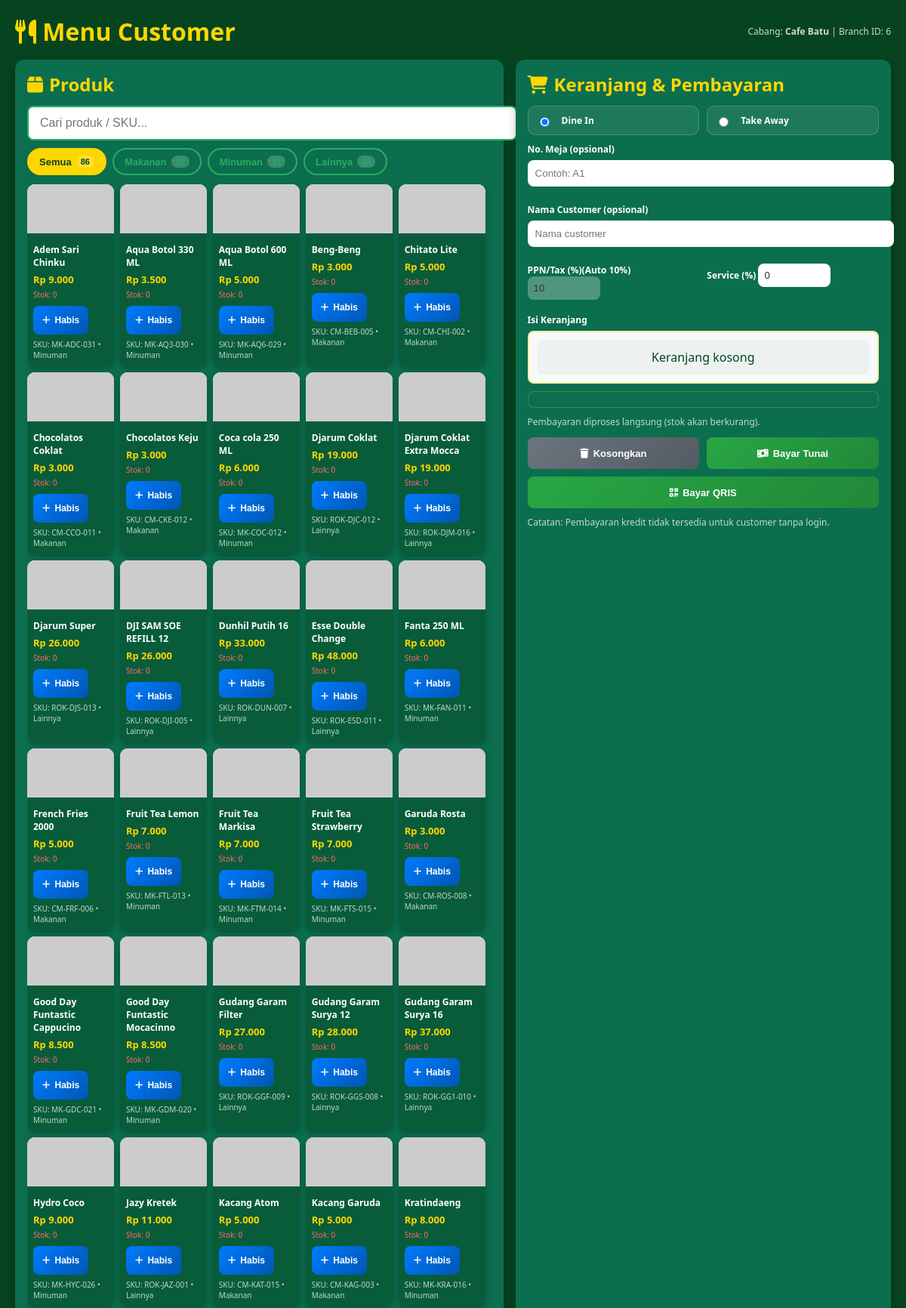
/customer_menu.php?branch_id=6 (upper part), run on the app's committed database.
### tables this page shows
CREATE TABLE `branches` (
  `id` int(11) NOT NULL AUTO_INCREMENT,
  `name` varchar(120) NOT NULL,
  PRIMARY KEY (`id`)
);

CREATE TABLE `products` (
  `id` int(11) NOT NULL AUTO_INCREMENT,
  `branch_id` int(11) DEFAULT NULL,
  `sku` varchar(60) DEFAULT NULL,
  `name` varchar(160) NOT NULL,
  `price` int(11) NOT NULL,
  `hpp` int(11) NOT NULL DEFAULT 0,
  `image` varchar(200) DEFAULT NULL,
  `active` tinyint(1) DEFAULT 1,
  `category` varchar(50) NOT NULL DEFAULT 'other',
  PRIMARY KEY (`id`),
  UNIQUE KEY `sku` (`sku`),
  KEY `fk_products_branch` (`branch_id`),
  CONSTRAINT `fk_products_branch` FOREIGN KEY (`branch_id`) REFERENCES `branches` (`id`) ON DELETE SET NULL ON UPDATE CASCADE
);

### db.php (called while the page is built, shortened)
<?php
function db() {
    static $pdo;
    if ($pdo) return $pdo;
    try {
        $pdo = new PDO(
            "mysql:host=" . DB_HOST . ";dbname=" . DB_NAME . ";charset=utf8mb4",
            DB_USER,
            DB_PASS,
            [
                PDO::ATTR_ERRMODE => PDO::ERRMODE_EXCEPTION,
                PDO::ATTR_DEFAULT_FETCH_MODE => PDO::FETCH_ASSOC,
            ]
        );
    } catch (PDOException $e) {
        die("Database connection failed: " . $e->getMessage());
    }
    return $pdo;
}

### utils.php (called while the page is built, shortened)
<?php
if (!function_exists('e')) {
    function e($string) {
        return htmlspecialchars($string ?? '', ENT_QUOTES, 'UTF-8');
    }
}
if (!function_exists('money')) {
    function money($num) {
        return number_format((int)$num, 0, ',', '.');
    }
}

### customer_menu.php (the view, shortened to what this page needs)
<?php
require_once __DIR__ . '/../src/lib/db.php';
require_once __DIR__ . '/../src/lib/utils.php';
$branch_id = isset($_GET['branch_id']) ? (int)$_GET['branch_id'] : 1;
$sql = 'SELECT p.*, IFNULL(sb.quantity,0) stock
        FROM products p
        LEFT JOIN stock_branch sb
          ON sb.product_id = p.id AND sb.branch_id = ?
        WHERE p.active=1 AND p.branch_id = ?
        ORDER BY p.name ASC';
$st = db()->prepare($sql);
$st->execute([$branch_id, $branch_id]);
$products = $st->fetchAll(PDO::FETCH_ASSOC);
$categoryCount = ['all' => count($products), 'food' => 0, 'drink' => 0, 'other' => 0];
foreach ($products as $p) {
  $cat = $p['category'] ?? 'other';
  $categoryCount[$cat]++;
}
$branchName = db()->prepare('SELECT name FROM branches WHERE id=?');
$branchName->execute([$branch_id]);
$branchName = $branchName->fetchColumn() ?: 'Pusat';
?>
<!DOCTYPE html>
<html lang="id">
<head>
<link rel="stylesheet" href="/pos-web-starter/assets/css/all.min.css">
<link rel="stylesheet" href="/pos-web-starter/assets/css/sweetalert2.min.css">
</head>
<body>
<div class="container">
  <div class="header">
    <h1><i class="fa fa-utensils"></i> Menu Customer</h1>
    <div class="meta">Cabang: <b><?= e($branchName) ?></b> | Branch ID: <?= (int)$branch_id ?></div>
  </div>
  <div class="grid">
    <div class="card">
      <h2><i class="fa fa-box"></i> Produk</h2>
      <input class="search-input" id="searchInput" placeholder="Cari produk / SKU..." autocomplete="off">
      <div class="category-filters">
        <button class="category-btn active" data-category="all" onclick="filterByCategory('all')">Semua <span class="badge"><?= $categoryCount['all'] ?></span></button>
        <button class="category-btn" data-category="food" onclick="filterByCategory('food')">Makanan <span class="badge"><?= $categoryCount['food'] ?></span></button>
        <button class="category-btn" data-category="drink" onclick="filterByCategory('drink')">Minuman <span class="badge"><?= $categoryCount['drink'] ?></span></button>
        <button class="category-btn" data-category="other" onclick="filterByCategory('other')">Lainnya <span class="badge"><?= $categoryCount['other'] ?></span></button>
      </div>
      <div class="product-scroll" style="margin-top:12px;">
        <div class="product-grid" id="productGrid">
          <?php foreach($products as $p):
            $category = $p['category'] ?? 'other';
            $categoryNames = ['food'=>'Makanan','drink'=>'Minuman','other'=>'Lainnya'];
            $categoryName = $categoryNames[$category] ?? 'Lainnya';
          ?>
            <div class="product-card" data-id="<?= (int)$p['id'] ?>" data-name="<?= strtolower(e($p['name'])) ?>" data-sku="<?= strtolower(e($p['sku'])) ?>" data-category="<?= e($category) ?>">
              <img src="uploads/products/<?= e($p['image'] ?: 'no.jpg') ?>" onerror="this.src='https://picsum.photos/seed/<?= (int)$p['id'] ?>/400/300'">
              <div class="p">
                <div class="product-name"><?= e($p['name']) ?></div>
                <div class="price">Rp <?= money($p['price']) ?></div>
                <div class="stock" style="color:<?= (int)$p['stock']<=0 ? '#ff6b6b' : '#ffd700' ?>;">Stok: <?= (int)$p['stock'] ?></div>
                <button class="btn small primary" style="margin-top:8px;" onclick="addItem(<?= (int)$p['id'] ?>,'<?= e(str_replace("'","\\'",$p['name'])) ?>',<?= (int)$p['price'] ?>);return false;" <?= (int)$p['stock']<=0 ? 'disabled' : '' ?>>
                  <i class="fa fa-plus"></i> <?= (int)$p['stock']<=0 ? 'Habis' : 'Tambah' ?>
                </button>
                <div class="muted" style="margin-top:6px; font-size:10px;">SKU: <?= e($p['sku']) ?> • <?= e($categoryName) ?></div>
              </div>
            </div>
          <?php endforeach; ?>
        </div>
      </div>
    </div>
    <div class="card cart">
      <h2><i class="fa fa-shopping-cart"></i> Keranjang & Pembayaran</h2>
      <div class="radio-row">
        <div class="radio-pill">
          <label style="margin:0; display:flex; align-items:center; gap:8px; font-size:12px; font-weight:900;">
            <input type="radio" name="order_type" value="dinein" checked> Dine In
          </label>
        </div>
        <div class="radio-pill">
          <label style="margin:0; display:flex; align-items:center; gap:8px; font-size:12px; font-weight:900;">
            <input type="radio" name="order_type" value="takeaway"> Take Away
          </label>
        </div>
      </div>
      <label>No. Meja (opsional)
        <input class="input" type="text" id="table_no" placeholder="Contoh: A1"
          value="<?= isset($_GET['table_no']) ? e(trim((string)$_GET['table_no'])) : '' ?>"
          <?= isset($_GET['table_no']) && trim((string)$_GET['table_no']) !== '' ? 'readonly style="background:#f5f5f5;"' : '' ?>
        >
      </label>
      <label>Nama Customer (opsional)
        <input class="input" type="text" id="cust_name" placeholder="Nama customer">
      </label>
      <div class="row">
        <label style="flex:1;">PPN/Tax (%)(Auto 10%)
          <input class="input-taxsvc" type="number" id="tax" value="10" min="10" max="10" disabled>
        </label>
        <label style="flex:1;">Service (%)
          <input class="input-taxsvc" type="number" id="svc" value="0" min="0" max="100">
        </label>
      </div>
      <label style="margin-top:12px;">Isi Keranjang</label>
      <div class="cart-items" id="cart"></div>
      <div class="total-box" id="totalBox"></div>
      <div class="muted" style="margin-top:10px;">
        Pembayaran diproses langsung (stok akan berkurang).
      </div>
      <div style="display:flex; gap:10px; margin-top:12px; flex-wrap:wrap;">
        <button class="btn secondary" style="flex:1; min-width:180px;" onclick="emptyCart()"><i class="fa fa-trash"></i> Kosongkan</button>
        <button class="btn success" style="flex:1; min-width:180px;" onclick="pay('cash')"><i class="fa fa-money-bill-wave"></i> Bayar Tunai</button>
        <button class="btn success" style="flex:1; min-width:180px;" onclick="pay('qris')"><i class="fa fa-qrcode"></i> Bayar QRIS</button>
      </div>
      <div class="muted" style="margin-top:10px; font-size:12px;">
        Catatan: Pembayaran kredit tidak tersedia untuk customer tanpa login.
      </div>
    </div>
  </div>
</div>
</body>
</html>

### customer_menu.php (style rules this page uses)
body { margin:0; font-family:'Segoe UI',sans-serif; background:#064420; color:#fff; }
.container { padding:20px; max-width:1200px; margin:0 auto; }
.header { display:flex; justify-content:space-between; align-items:center; flex-wrap:wrap; gap:10px; margin-bottom:16px; }
.header h1 { color:#ffd700; margin:0; }
.meta { color: rgba(255,255,255,.8); font-size:12px; }
.grid { display:grid; grid-template-columns: 1.3fr 1fr; gap:16px; }
.card { background:#0b6e4f; border-radius:12px; padding:16px; box-shadow:0 5px 12px rgba(0,0,0,.25); }
.card h2 { color:#ffd700; margin:0 0 12px 0; display:flex; align-items:center; gap:8px; }
.search-input { width:100%; padding:12px 15px; border-radius:8px; border:2px solid #27ae60; background:#fff; color:#333; font-size:16px; }
.category-filters { display:flex; gap:8px; flex-wrap:wrap; margin-top:10px; }
.category-btn { padding:8px 14px; border:2px solid #27ae60; background:transparent; color:#27ae60; border-radius:20px; cursor:pointer; font-size:13px; font-weight:bold; display:flex; align-items:center; gap:6px; }
.category-btn.active { background:#ffd700; color:#064420; border-color:#ffd700; }
.category-btn .badge { background:rgba(255,255,255,.2); color:inherit; padding:2px 6px; border-radius:10px; font-size:11px; }
.product-scroll { max-height:68vh; overflow-y:auto; padding-right:8px; }
.product-grid { display:grid; grid-template-columns: repeat(auto-fill,minmax(95px,1fr)); gap:8px; }
.product-card { background:#085c3a; border-radius:10px; overflow:hidden; box-shadow:0 3px 8px rgba(0,0,0,.25); transition:.2s; }
.product-card img { width:100%; height:65px; object-fit:cover; background:#fff; }
.product-card .p { padding:8px; }
.product-name { font-size:12px; font-weight:700; }
.price { color:#ffd700; font-weight:800; font-size:13px; margin-top:5px; }
.stock { color:#ffd700; font-size:10px; margin-top:4px; }
.btn { padding:10px 16px; border:none; border-radius:8px; cursor:pointer; font-weight:800; transition:all 0.2s ease; text-align:center; font-size:13px; display:flex; align-items:center; justify-content:center; gap:6px; min-height:42px; white-space:nowrap; }
.btn.small { padding:8px 12px; font-size:12px; min-height:38px; }
.btn.primary { background: linear-gradient(135deg,#007bff,#0056b3); color:#fff; }
.btn.success { background: linear-gradient(135deg,#28a745,#218838); color:#fff; }
.btn.secondary { background: linear-gradient(135deg,#6c757d,#545b62); color:#fff; }
.input { width:100%; padding:10px; border-radius:8px; border:none; margin:6px 0; color:#333; }
.input-taxsvc { width:80px; padding:8px; border-radius:8px; border:none; color:#333; }
.cart { display:flex; flex-direction:column; }
.cart-items { border:2px solid rgba(255,215,0,0.35); border-radius:8px; background: rgba(255,255,255,0.97); color:#064420; padding:10px; max-height:44vh; overflow-y:auto; }
.total-box { margin-top:10px; padding:10px; border-radius:8px; background:#0b6e4f; border:1px solid rgba(255,215,0,0.25); }
label { font-weight:800; font-size:12px; display:block; margin-top:10px; margin-bottom:6px; }
.row { display:flex; gap:10px; flex-wrap:wrap; }
.row > * { flex:1; }
.radio-row { display:flex; gap:10px; flex-wrap:wrap; }
.radio-pill { background:rgba(255,255,255,0.08); border:1px solid rgba(255,255,255,0.18); padding:10px; border-radius:10px; flex:1; min-width:120px; }
.radio-pill input { margin-right:8px; }
.muted { color: rgba(255,255,255,0.75); font-size:12px; }

### data on the page
branches: name "Cafe Batu"
products: name "Adem Sari Chinku", price "9.000", stock "0", sku "MK-ADC-031", category "Minuman"
products: name "Aqua Botol 330 ML", price "3.500", stock "0", sku "MK-AQ3-030", category "Minuman"
products: name "Aqua Botol 600 ML", price "5.000", stock "0", sku "MK-AQ6-029", category "Minuman"
products: name "Beng-Beng", price "3.000", stock "0", sku "CM-BEB-005", category "Makanan"
products: name "Chitato Lite", price "5.000", stock "0", sku "CM-CHI-002", category "Makanan"
products: name "Chocolatos Coklat", price "3.000", stock "0", sku "CM-CCO-011", category "Makanan"
products: name "Chocolatos Keju", price "3.000", stock "0", sku "CM-CKE-012", category "Makanan"
products: name "Coca cola 250 ML", price "6.000", stock "0", sku "MK-COC-012", category "Minuman"
products: name "Djarum Coklat", price "19.000", stock "0", sku "ROK-DJC-012", category "Lainnya"
products: name "Djarum Coklat Extra Mocca", price "19.000", stock "0", sku "ROK-DJM-016", category "Lainnya"
products: name "Djarum Super", price "26.000", stock "0", sku "ROK-DJS-013", category "Lainnya"
products: name "DJI SAM SOE REFILL 12", price "26.000", stock "0", sku "ROK-DJI-005", category "Lainnya"
products: name "Dunhil Putih 16", price "33.000", stock "0", sku "ROK-DUN-007", category "Lainnya"
products: name "Esse Double Change", price "48.000", stock "0", sku "ROK-ESD-011", category "Lainnya"
products: name "Fanta 250 ML", price "6.000", stock "0", sku "MK-FAN-011", category "Minuman"
products: name "French Fries 2000", price "5.000", stock "0", sku "CM-FRF-006", category "Makanan"
products: name "Fruit Tea Lemon", price "7.000", stock "0", sku "MK-FTL-013", category "Minuman"
products: name "Fruit Tea Markisa", price "7.000", stock "0", sku "MK-FTM-014", category "Minuman"
products: name "Fruit Tea Strawberry", price "7.000", stock "0", sku "MK-FTS-015", category "Minuman"
products: name "Garuda Rosta", price "3.000", stock "0", sku "CM-ROS-008", category "Makanan"
products: name "Good Day Funtastic Cappucino", price "8.500", stock "0", sku "MK-GDC-021", category "Minuman"
products: name "Good Day Funtastic Mocacinno", price "8.500", stock "0", sku "MK-GDM-020", category "Minuman"
products: name "Gudang Garam Filter", price "27.000", stock "0", sku "ROK-GGF-009", category "Lainnya"
products: name "Gudang Garam Surya 12", price "28.000", stock "0", sku "ROK-GGS-008", category "Lainnya"
products: name "Gudang Garam Surya 16", price "37.000", stock "0", sku "ROK-GG1-010", category "Lainnya"
products: name "Hydro Coco", price "9.000", stock "0", sku "MK-HYC-026", category "Minuman"
products: name "Jazy Kretek", price "11.000", stock "0", sku "ROK-JAZ-001", category "Lainnya"
products: name "Kacang Atom", price "5.000", stock "0", sku "CM-KAT-015", category "Makanan"
products: name "Kacang Garuda", price "5.000", stock "0", sku "CM-KAG-003", category "Makanan"
products: name "Kratindaeng", price "8.000", stock "0", sku "MK-KRA-016", category "Minuman"

### other printed values
$branch_id "6"
$categoryCount['all'] "86"
